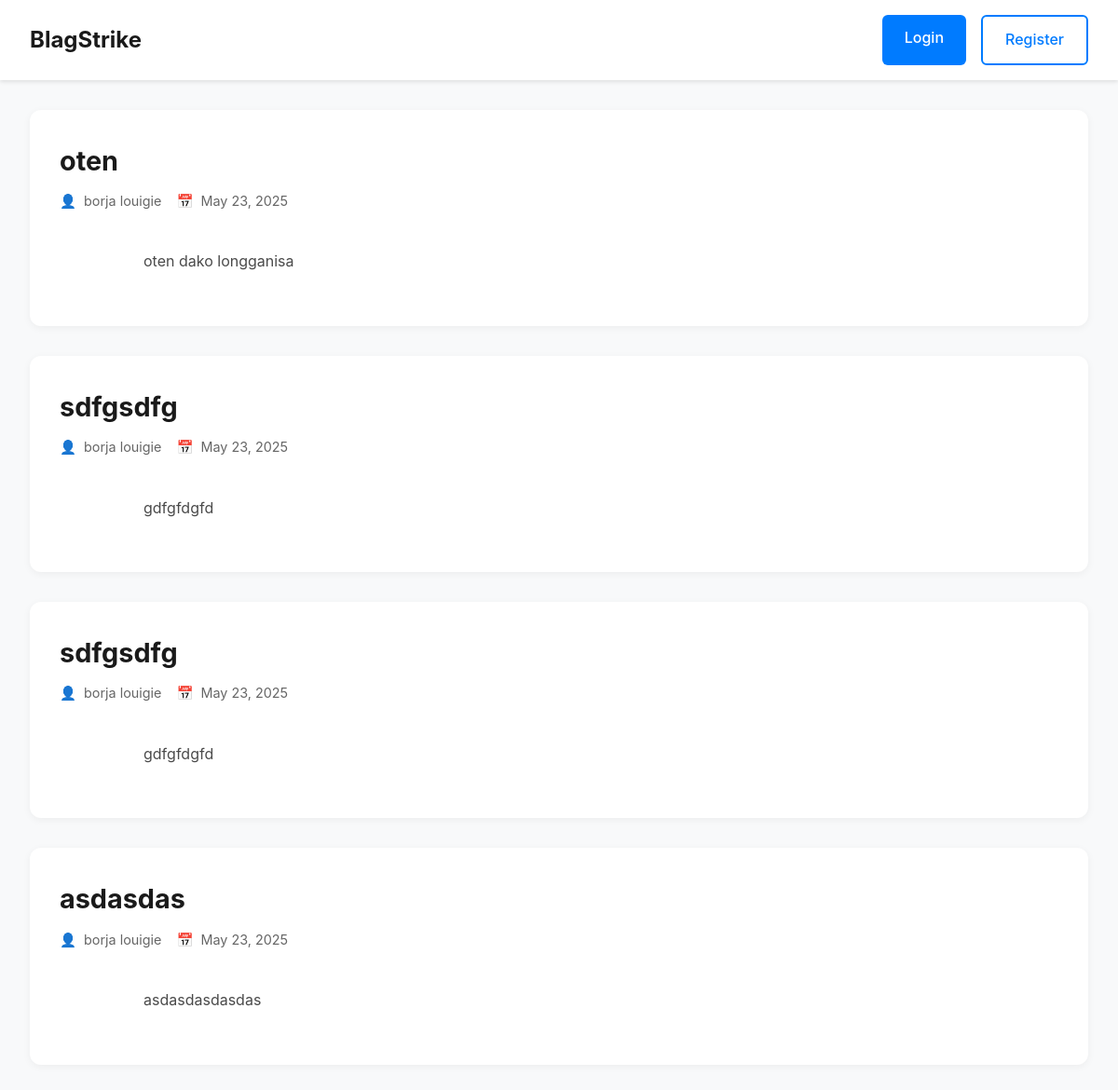
Before: / with the older database file.
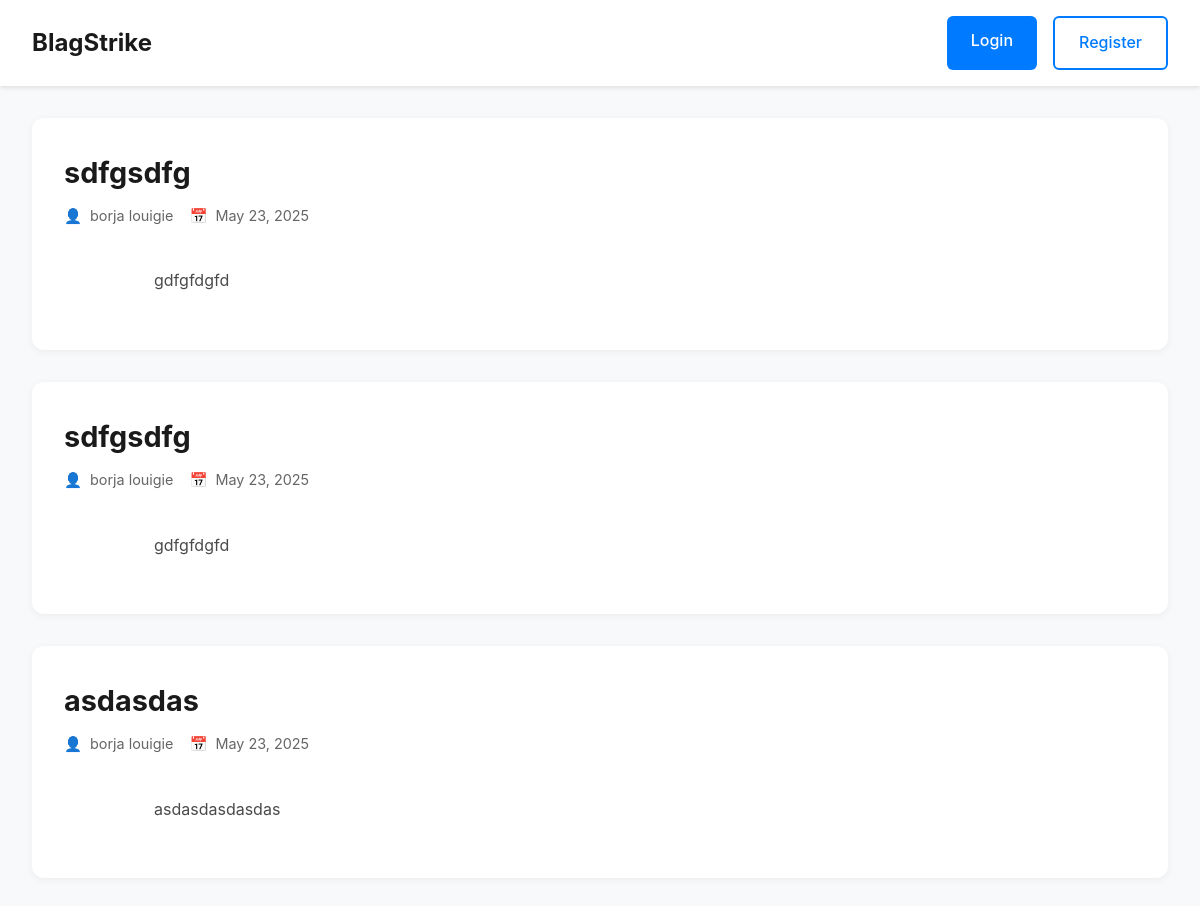
After: the same page with the newer database file.
### tables this page shows
CREATE TABLE `posts` (
  `id` int(11) NOT NULL,
  `title` text NOT NULL,
  `content` text NOT NULL,
  `author_id` int(10) NOT NULL,
  `created_at` timestamp NOT NULL DEFAULT current_timestamp(),
  `updated_at` timestamp NOT NULL DEFAULT current_timestamp() ON UPDATE current_timestamp()
);

CREATE TABLE `users` (
  `id` int(11) NOT NULL,
  `first_name` varchar(255) NOT NULL,
  `last_name` varchar(255) NOT NULL,
  `username` varchar(255) NOT NULL,
  `password` varchar(255) NOT NULL,
  `created_at` timestamp NOT NULL DEFAULT current_timestamp(),
  `updated_at` timestamp NOT NULL DEFAULT current_timestamp() ON UPDATE current_timestamp()
);

### app/includes/Session.php (called while the page is built, shortened)
<?php
class Session {
    public function isLoggedIn() {
        return isset($_SESSION['user_id']);
    }
    public function getUserId() {
        return $_SESSION['user_id'] ?? null;
    }
}

### index.php (the view, shortened to what this page needs)
<?php
$session = new Session();
$database = new Database();
$conn = $database->getConnection();
function getRecentPosts($conn, $userId = null) {
    if ($userId) {
        $sql = "SELECT posts.*, users.first_name, users.last_name
                FROM posts
                JOIN users ON posts.author_id = users.id
                WHERE posts.author_id = :user_id
                ORDER BY posts.created_at DESC";
        $stmt = $conn->prepare($sql);
        $stmt->bindParam(':user_id', $userId);
    } else {
        $sql = "SELECT posts.*, users.first_name, users.last_name
                FROM posts
                JOIN users ON posts.author_id = users.id
                ORDER BY posts.created_at DESC";
        $stmt = $conn->prepare($sql);
    }
    $stmt->execute();
    return $stmt;
}
$session->regenerate();
?>
<!DOCTYPE html>
<html lang="en">
<head>
</head>
<body>
    <nav class="navbar">
        <div class="nav-content">
            <a href="index.php" class="logo">BlagStrike</a>
            <div class="btn-group">
                <?php if($session->isLoggedIn()): ?>
                    <a href="blog.php" class="btn">Create New Post</a>
                    <a href="logout.php" class="btn btn-outline">Logout</a>
                <?php else: ?>
                    <a href="login.php" class="btn">Login</a>
                    <a href="register.php" class="btn btn-outline">Register</a>
                <?php endif; ?>
            </div>
        </div>
    </nav>
    <div class="main-content">
        <?php
        $posts = getRecentPosts($conn, $session->getUserId());
        if($posts->rowCount() > 0):
            while($post = $posts->fetch(PDO::FETCH_ASSOC)):
        ?>
            <article class="post">
                <h2><?php echo htmlspecialchars($post['title']); ?></h2>
                <div class="post-meta">
                    <span class="author"><?php echo htmlspecialchars($post['first_name'] . ' ' . $post['last_name']); ?></span>
                    <span class="date"><?php echo date('F j, Y', strtotime($post['created_at'])); ?></span>
                </div>
                <div class="post-content">
                    <?php echo nl2br(htmlspecialchars($post['content'])); ?>
                </div>
            </article>
        <?php
            endwhile;
        endif; ?>
    </div>
</body>
</html>

### index.php (style rules this page uses)
* { box-sizing: border-box; margin: 0; padding: 0; }
body { font-family: -apple-system, BlinkMacSystemFont, "Segoe UI", Roboto, sans-serif; line-height: 1.6; color: #333; background: #f8f9fa; min-height: 100vh; }
.navbar { background: white; box-shadow: 0 2px 4px rgba(0,0,0,0.1); padding: 1rem 2rem; position: sticky; top: 0; z-index: 1000; }
.nav-content { max-width: 1200px; margin: 0 auto; display: flex; justify-content: space-between; align-items: center; }
.logo { font-size: 1.5rem; font-weight: 700; color: #1a1a1a; text-decoration: none; }
.btn-group { display: flex; gap: 1rem; }
.main-content { max-width: 1200px; margin: 2rem auto; padding: 0 2rem; }
.post { background: white; padding: 2rem; border-radius: 12px; box-shadow: 0 2px 8px rgba(0,0,0,0.05); margin-bottom: 2rem; transition: transform 0.2s, box-shadow 0.2s; }
.post h2 { color: #1a1a1a; font-size: 1.8rem; margin-bottom: 0.5rem; }
.post-meta { color: #666; font-size: 0.9rem; margin-bottom: 1rem; display: flex; align-items: center; gap: 1rem; }
.post-meta .author { display: flex; align-items: center; gap: 0.5rem; }
.post-meta .author::before { content: "👤"; }
.post-meta .date::before { content: "📅"; margin-right: 0.5rem; }
.post-content { color: #4a4a4a; margin-bottom: 1.5rem; white-space: pre-wrap; }
.btn { display: inline-block; padding: 0.75rem 1.5rem; background-color: #007bff; color: white; border: none; border-radius: 6px; font-size: 1rem; font-weight: 500; cursor: pointer; text-decoration: none; transition: all 0.2s; }
.btn-outline { background-color: transparent; border: 2px solid #007bff; color: #007bff; }

Changed rows visible on the page:
removed posts: title "oten", author.last_name "borja louigie", created_at "May 23, 2025", content "oten dako longganisa"
